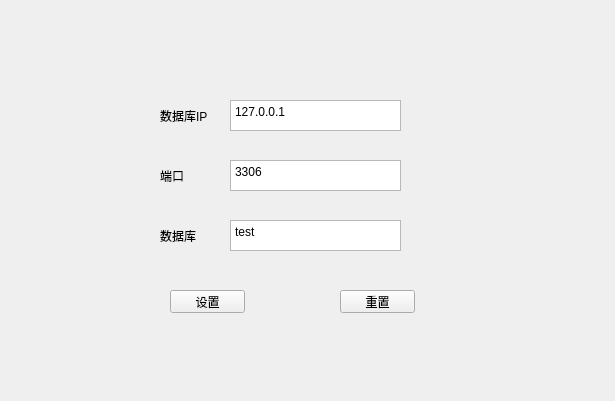
<?xml version="1.0" encoding="UTF-8"?>
<ui version="4.0">
 <class>option</class>
 <widget class="QWidget" name="option">
  <property name="geometry">
   <rect>
    <x>0</x>
    <y>0</y>
    <width>615</width>
    <height>401</height>
   </rect>
  </property>
  <property name="windowTitle">
   <string>Form</string>
  </property>
  <widget class="QTextBrowser" name="textBrowserIP">
   <property name="geometry">
    <rect>
     <x>230</x>
     <y>100</y>
     <width>171</width>
     <height>31</height>
    </rect>
   </property>
   <property name="readOnly">
    <bool>false</bool>
   </property>
   <property name="html">
    <string>&lt;!DOCTYPE HTML PUBLIC &quot;-//W3C//DTD HTML 4.0//EN&quot; &quot;http://www.w3.org/TR/REC-html40/strict.dtd&quot;&gt;
&lt;html&gt;&lt;head&gt;&lt;meta name=&quot;qrichtext&quot; content=&quot;1&quot; /&gt;&lt;style type=&quot;text/css&quot;&gt;
p, li { white-space: pre-wrap; }
&lt;/style&gt;&lt;/head&gt;&lt;body style=&quot; font-family:'SimSun'; font-size:9pt; font-weight:400; font-style:normal;&quot;&gt;
&lt;p style=&quot; margin-top:0px; margin-bottom:0px; margin-left:0px; margin-right:0px; -qt-block-indent:0; text-indent:0px;&quot;&gt;127.0.0.1&lt;/p&gt;&lt;/body&gt;&lt;/html&gt;</string>
   </property>
  </widget>
  <widget class="QLabel" name="labelDBname">
   <property name="geometry">
    <rect>
     <x>160</x>
     <y>230</y>
     <width>54</width>
     <height>12</height>
    </rect>
   </property>
   <property name="text">
    <string>数据库</string>
   </property>
  </widget>
  <widget class="QLabel" name="labelport">
   <property name="geometry">
    <rect>
     <x>160</x>
     <y>170</y>
     <width>54</width>
     <height>12</height>
    </rect>
   </property>
   <property name="text">
    <string>端口</string>
   </property>
  </widget>
  <widget class="QLabel" name="labelIP">
   <property name="geometry">
    <rect>
     <x>160</x>
     <y>110</y>
     <width>54</width>
     <height>12</height>
    </rect>
   </property>
   <property name="text">
    <string>数据库IP</string>
   </property>
  </widget>
  <widget class="QTextBrowser" name="textBrowserport">
   <property name="geometry">
    <rect>
     <x>230</x>
     <y>160</y>
     <width>171</width>
     <height>31</height>
    </rect>
   </property>
   <property name="readOnly">
    <bool>false</bool>
   </property>
   <property name="html">
    <string>&lt;!DOCTYPE HTML PUBLIC &quot;-//W3C//DTD HTML 4.0//EN&quot; &quot;http://www.w3.org/TR/REC-html40/strict.dtd&quot;&gt;
&lt;html&gt;&lt;head&gt;&lt;meta name=&quot;qrichtext&quot; content=&quot;1&quot; /&gt;&lt;style type=&quot;text/css&quot;&gt;
p, li { white-space: pre-wrap; }
&lt;/style&gt;&lt;/head&gt;&lt;body style=&quot; font-family:'SimSun'; font-size:9pt; font-weight:400; font-style:normal;&quot;&gt;
&lt;p style=&quot; margin-top:0px; margin-bottom:0px; margin-left:0px; margin-right:0px; -qt-block-indent:0; text-indent:0px;&quot;&gt;3306&lt;/p&gt;&lt;/body&gt;&lt;/html&gt;</string>
   </property>
  </widget>
  <widget class="QTextBrowser" name="textBrowserDBname">
   <property name="geometry">
    <rect>
     <x>230</x>
     <y>220</y>
     <width>171</width>
     <height>31</height>
    </rect>
   </property>
   <property name="readOnly">
    <bool>false</bool>
   </property>
   <property name="html">
    <string>&lt;!DOCTYPE HTML PUBLIC &quot;-//W3C//DTD HTML 4.0//EN&quot; &quot;http://www.w3.org/TR/REC-html40/strict.dtd&quot;&gt;
&lt;html&gt;&lt;head&gt;&lt;meta name=&quot;qrichtext&quot; content=&quot;1&quot; /&gt;&lt;style type=&quot;text/css&quot;&gt;
p, li { white-space: pre-wrap; }
&lt;/style&gt;&lt;/head&gt;&lt;body style=&quot; font-family:'SimSun'; font-size:9pt; font-weight:400; font-style:normal;&quot;&gt;
&lt;p style=&quot; margin-top:0px; margin-bottom:0px; margin-left:0px; margin-right:0px; -qt-block-indent:0; text-indent:0px;&quot;&gt;test&lt;/p&gt;&lt;/body&gt;&lt;/html&gt;</string>
   </property>
  </widget>
  <widget class="QPushButton" name="pushButtonreset">
   <property name="geometry">
    <rect>
     <x>340</x>
     <y>290</y>
     <width>75</width>
     <height>23</height>
    </rect>
   </property>
   <property name="text">
    <string>重置</string>
   </property>
  </widget>
  <widget class="QPushButton" name="pushButtonset">
   <property name="geometry">
    <rect>
     <x>170</x>
     <y>290</y>
     <width>75</width>
     <height>23</height>
    </rect>
   </property>
   <property name="text">
    <string>设置</string>
   </property>
  </widget>
 </widget>
 <resources/>
 <connections/>
</ui>
